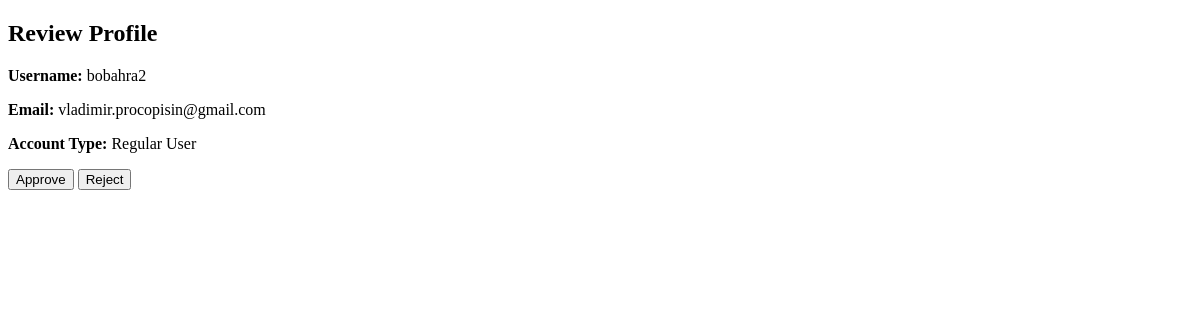
Before: /review-profile/1/ (signed in) with the older database file.
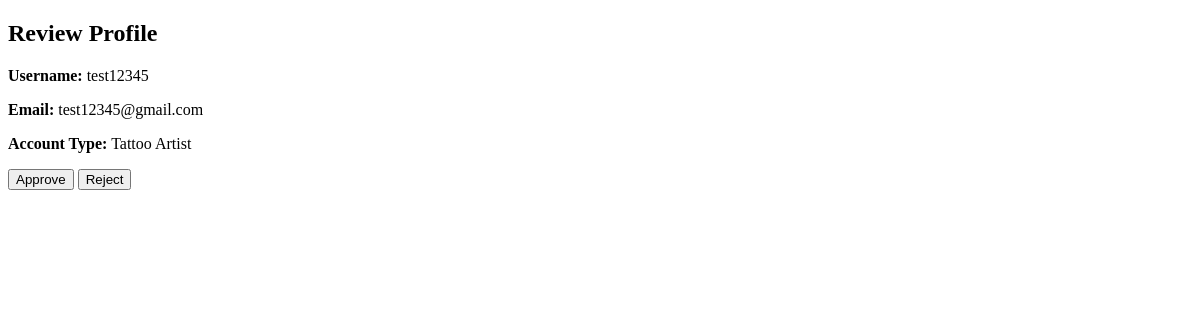
After: the same page with the newer database file.
### users/models.py (models this page shows, shortened)
class Profile(models.Model):
    user = models.OneToOneField(User, on_delete=models.CASCADE)
    account_type = models.CharField(max_length=20, choices=USER_TYPE_CHOICES)
    status = models.CharField(max_length=20, default='pending', choices=[('pending', 'На проверке'), ('active', 'Активный')])
    bio = models.TextField(blank=True, null=True)
    profile_image = models.ImageField(upload_to='profile_images/', blank=True, null=True)
    verification_status = models.CharField(max_length=20, default='pending', choices=[('pending', 'На проверке'), ('approved', 'Одобрен'), ('rejected', 'Отклонён')])
    is_email_verified = models.BooleanField(default=False)

### users/views.py (the view, shortened to what this page needs)
# urls.py: path('review-profile/<int:profile_id>/', views.review_profile, name='review_profile'),  # Добавлен маршрут для просмотра профиля
@user_passes_test(is_admin)
def review_profile(request, profile_id):
    profile = get_object_or_404(Profile, id=profile_id)
    return render(request, 'users/review_profile.html', {'profile': profile})

### users/views.py (called while the page is built)
def is_admin(user):
    return user.is_staff

### users/templates/users/review_profile.html (shortened to what this page needs)
{% extends 'base.html' %}
{% block content %}
<div class="container">
    <h2>Review Profile</h2>
    <p><strong>Username:</strong> {{ profile.user.username }}</p>
    <p><strong>Email:</strong> {{ profile.user.email }}</p>
    <p><strong>Account Type:</strong> {{ profile.get_account_type_display }}</p>
    <form method="post">
        <button type="submit" name="approve">Approve</button>
        <button type="submit" name="reject">Reject</button>
    </form>
</div>
{% endblock %}

Changed rows visible on the page:
changed Profile: user.username "bobahra2" → "test12345"; user.email "vladimir.procopisin@gmail.com" → "test12345@gmail.com"; account_type "Regular User" → "Tattoo Artist"
